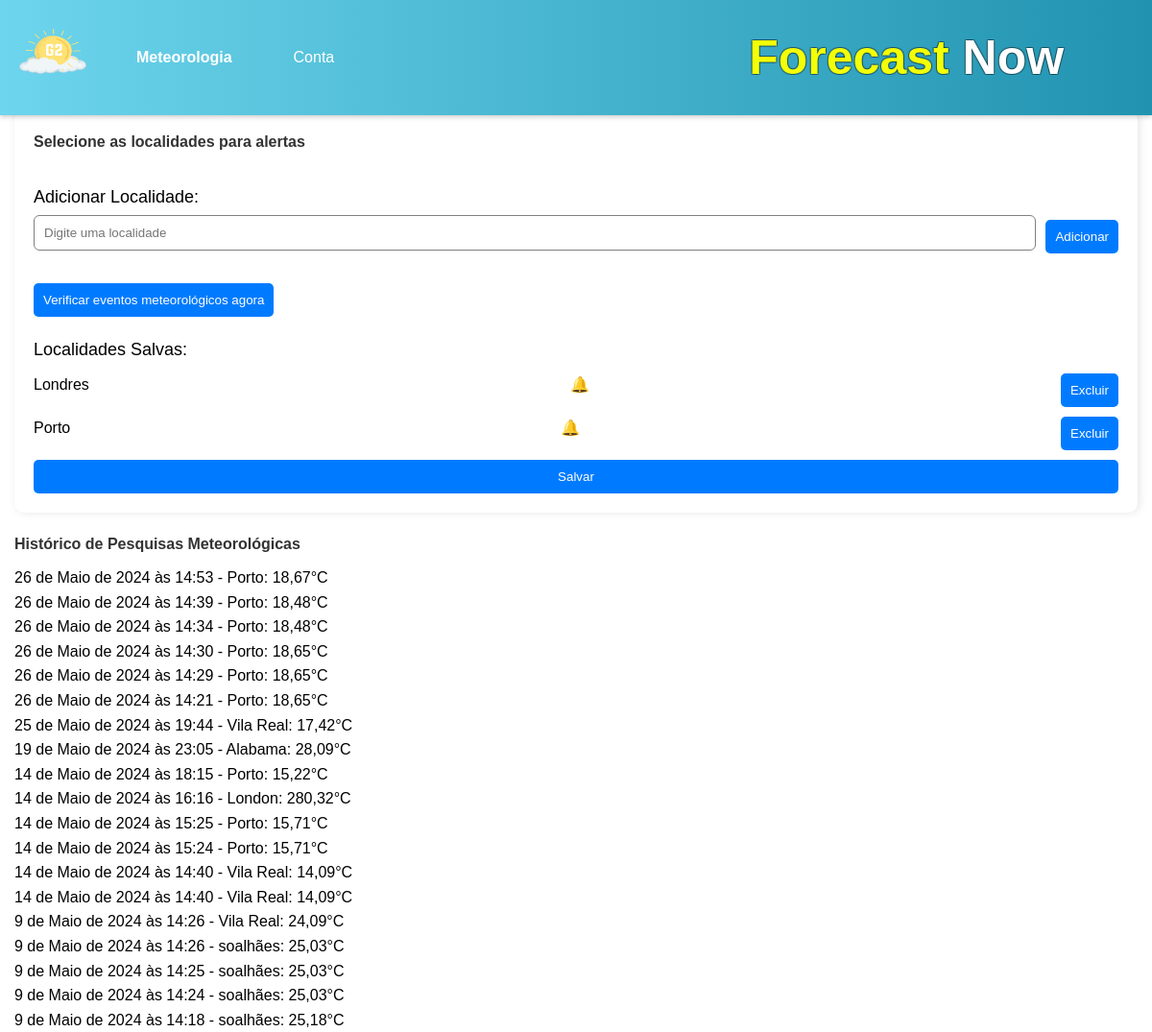
Page /perfil/ (signed in, upper part) on the earlier database version.
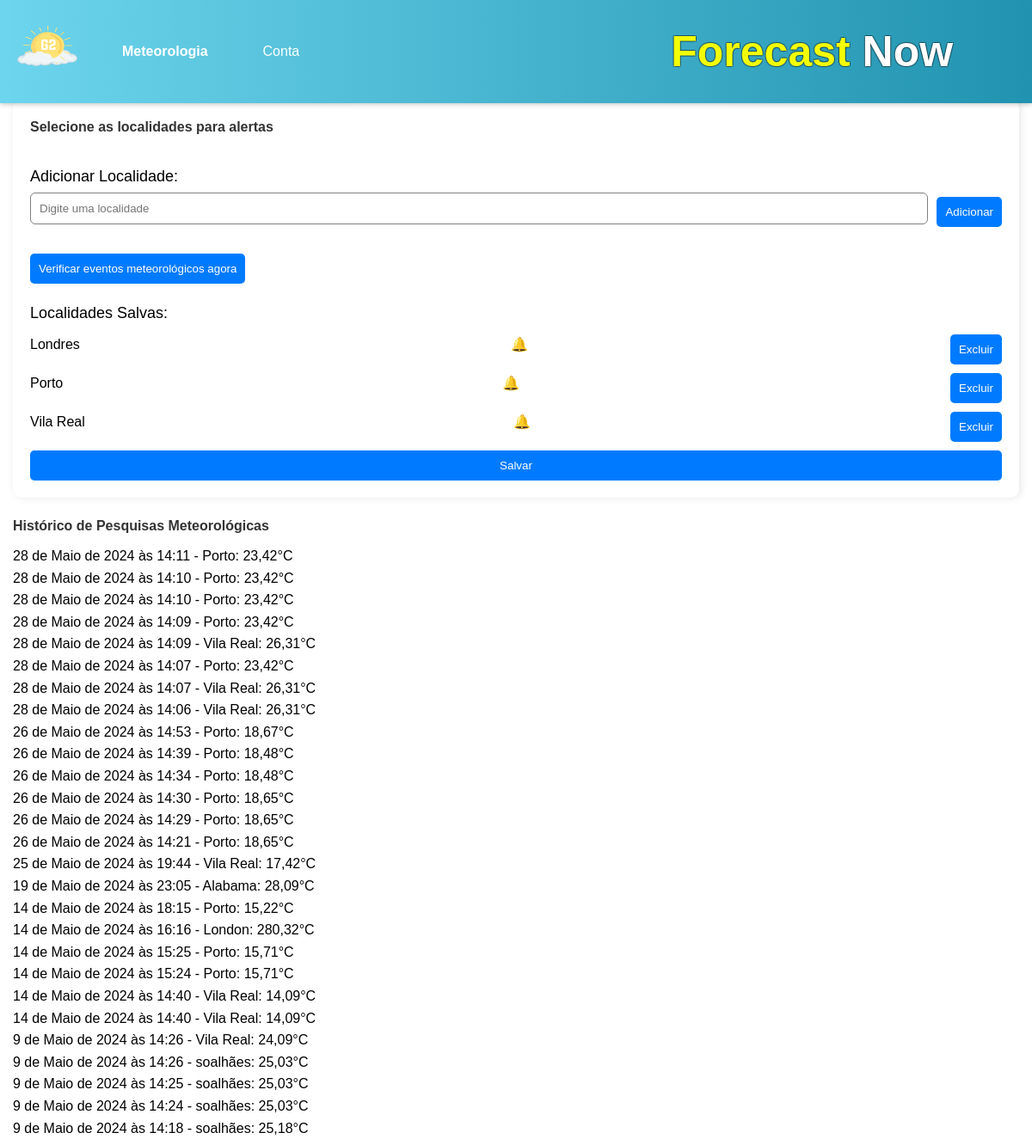
Same page on the later database version.
### G2app/models.py (models this page shows)
class AlertLocation(models.Model):
    usuario = models.ForeignKey(User, on_delete=models.CASCADE)
    local_pesquisa = models.CharField(max_length=255)

class HistoricoPesquisa(models.Model):
    usuario = models.ForeignKey(User, on_delete=models.CASCADE)
    local_pesquisa = models.CharField(max_length=255)
    resultado_pesquisa = models.TextField()
    data_pesquisa = models.DateTimeField(auto_now_add=True)

### G2app/views.py (the view)
# urls.py: path('perfil/', perfil_usuario, name='perfil'),
def perfil_usuario(request):
    if not request.user.is_authenticated:
        return redirect('login')
    historico = HistoricoPesquisa.objects.filter(usuario=request.user).order_by('-data_pesquisa')
    historico_formatado = []
    for item in historico:
        dados = json.loads(item.resultado_pesquisa)
        historico_formatado.append({
            'data': item.data_pesquisa,
            'local': item.local_pesquisa,
            'temperatura': dados['main']['temp'],
        })
    alert_locations = AlertLocation.objects.filter(usuario=request.user)
    return render(request, 'G2app/perfil.html', {
        'historico': historico_formatado,
        'alert_locations': alert_locations,
    })

### G2app/templates/G2app/perfil.html (shortened to what this page needs)
{% extends 'G2app/index.html' %}
{% block content %}
<div class="container">
  <div class="main-body">
    <div class="row">
      <div class="col-md-4 alert-selection">
        <h4>Selecione as localidades para alertas</h4>
        <form id="location-form" method="post" action="{% url 'update_alert_locations' %}">
          <div class="form-group">
            <label for="location_input">Adicionar Localidade:</label>
            <div class="input-group">
              <input type="text" id="location-input" name="location_input" class="form-control" placeholder="Digite uma localidade">
              <div class="input-group-append">
                <button type="button" id="add-location-btn" class="btn btn-primary">Adicionar</button>
              </div>
            </div>
            <button type="button" id="check-weather-btn" class="btn btn-danger">Verificar eventos meteorológicos agora</button>
          </div>
          <div class="form-group">
            <label for="saved_locations">Localidades Salvas:</label>
            <ul id="saved-locations" class="list-group">
              {% for location in alert_locations %}
                <li class="list-group-item">
                  {{ location.local_pesquisa }}
                  <span class="alert-icon">&#x1F514;</span>
                  <button type="button" class="btn btn-danger btn-sm delete-location-btn" data-id="{{ location.id }}">Excluir</button>
                </li>
              {% endfor %}
            </ul>
          </div>
          <button type="submit" class="btn btn-primary">Salvar</button>
        </form>
      </div>
      <div class="col-md-8">
        <div class="card mt-3">
          <div class="card-body">
            <h4>Histórico de Pesquisas Meteorológicas</h4>
            <ul class="list-group list-group-flush">
              {% for pesquisa in historico %}
                <li class="list-group-item">
                  {{ pesquisa.data }} - {{ pesquisa.local }}: {{ pesquisa.temperatura }}°C
                </li>
              {% empty %}
                <li class="list-group-item">Ainda não fizeste nenhuma pesquisa.</li>
              {% endfor %}
            </ul>
          </div>
        </div>
      </div>
    </div>
  </div>
</div>
{% endblock %}

Differences in the rows shown:
added AlertLocation: local_pesquisa "Vila Real"
added HistoricoPesquisa: data "28 de Maio de 2024 às 14:11", local "Porto"
added HistoricoPesquisa: data "28 de Maio de 2024 às 14:10", local "Porto"
added HistoricoPesquisa: data "28 de Maio de 2024 às 14:10", local "Porto"
added HistoricoPesquisa: data "28 de Maio de 2024 às 14:09", local "Porto"
added HistoricoPesquisa: data "28 de Maio de 2024 às 14:09", local "Vila Real"
added HistoricoPesquisa: data "28 de Maio de 2024 às 14:07", local "Porto"
added HistoricoPesquisa: data "28 de Maio de 2024 às 14:07", local "Vila Real"
added HistoricoPesquisa: data "28 de Maio de 2024 às 14:06", local "Vila Real"
Other differences:
new list line: "- : 23,42 °C"
new list line: "- : 26,31 °C"
